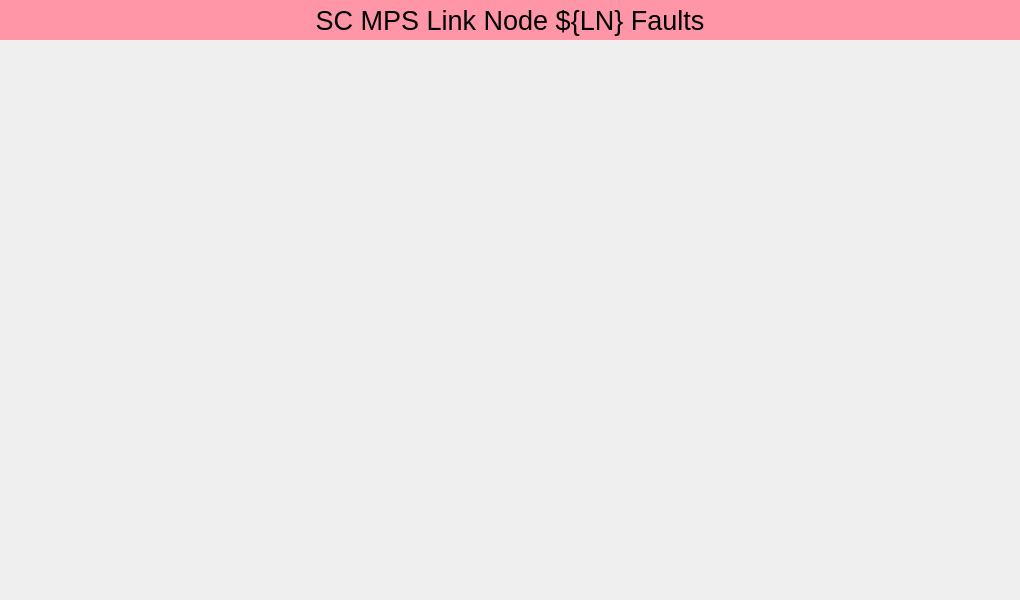
<?xml version="1.0" encoding="UTF-8"?>
<ui version="4.0">
 <class>Form</class>
 <widget class="QWidget" name="Form">
  <property name="geometry">
   <rect>
    <x>0</x>
    <y>0</y>
    <width>1020</width>
    <height>600</height>
   </rect>
  </property>
  <property name="windowTitle">
   <string>SC MPS LN ${LN} Faults</string>
  </property>
  <property name="styleSheet">
   <string notr="true"/>
  </property>
  <layout class="QGridLayout" name="gridLayout">
   <property name="leftMargin">
    <number>0</number>
   </property>
   <property name="topMargin">
    <number>0</number>
   </property>
   <property name="rightMargin">
    <number>0</number>
   </property>
   <property name="bottomMargin">
    <number>0</number>
   </property>
   <property name="spacing">
    <number>0</number>
   </property>
   <item row="0" column="0">
    <widget class="QLabel" name="label">
     <property name="minimumSize">
      <size>
       <width>0</width>
       <height>40</height>
      </size>
     </property>
     <property name="maximumSize">
      <size>
       <width>16777215</width>
       <height>40</height>
      </size>
     </property>
     <property name="font">
      <font>
       <pointsize>20</pointsize>
      </font>
     </property>
     <property name="styleSheet">
      <string notr="true">background-color: rgb(255, 150, 168);</string>
     </property>
     <property name="text">
      <string>SC MPS Link Node ${LN} Faults</string>
     </property>
     <property name="alignment">
      <set>Qt::AlignCenter</set>
     </property>
    </widget>
   </item>
   <item row="1" column="0">
    <widget class="PyDMEmbeddedDisplay" name="PyDMEmbeddedDisplay">
     <property name="toolTip">
      <string/>
     </property>
     <property name="frameShape">
      <enum>QFrame::NoFrame</enum>
     </property>
     <property name="macros" stdset="0">
      <string>{&quot;FILE&quot;:&quot;ln${LN}_logic.json&quot;}</string>
     </property>
     <property name="filename" stdset="0">
      <string>mps_logic.ui</string>
     </property>
    </widget>
   </item>
   <item row="2" column="0">
    <widget class="QFrame" name="frame">
     <property name="minimumSize">
      <size>
       <width>0</width>
       <height>50</height>
      </size>
     </property>
     <property name="maximumSize">
      <size>
       <width>16777215</width>
       <height>50</height>
      </size>
     </property>
     <property name="styleSheet">
      <string notr="true"/>
     </property>
     <property name="frameShape">
      <enum>QFrame::NoFrame</enum>
     </property>
     <property name="frameShadow">
      <enum>QFrame::Plain</enum>
     </property>
     <widget class="PyDMDrawingImage" name="PyDMDrawingImage">
      <property name="geometry">
       <rect>
        <x>10</x>
        <y>0</y>
        <width>250</width>
        <height>50</height>
       </rect>
      </property>
      <property name="toolTip">
       <string/>
      </property>
      <property name="styleSheet">
       <string notr="true"/>
      </property>
      <property name="filename" stdset="0">
       <string>lcls_mps_lockup_sidebyside_digital.png</string>
      </property>
     </widget>
    </widget>
   </item>
  </layout>
 </widget>
 <customwidgets>
  <customwidget>
   <class>PyDMEmbeddedDisplay</class>
   <extends>QFrame</extends>
   <header>pydm.widgets.embedded_display</header>
  </customwidget>
  <customwidget>
   <class>PyDMDrawingImage</class>
   <extends>QWidget</extends>
   <header>pydm.widgets.drawing</header>
  </customwidget>
 </customwidgets>
 <resources/>
 <connections/>
</ui>
